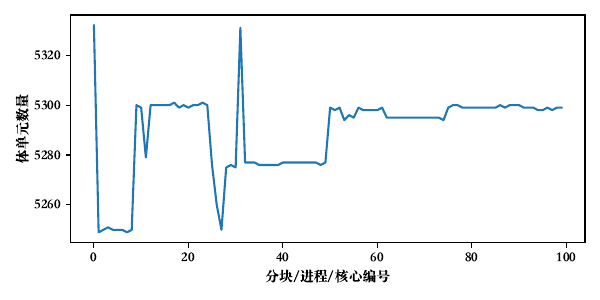

This chart was generated by the following Python code:
#!/usr/bin/env python3

import numpy as np
from matplotlib import pyplot as plt
plt.rcParams['font.sans-serif'] = ['Songti SC']

if __name__ == '__main__':
  parts = np.linspace(0, 99, 100)
  cells = np.array([
    5332, 5249, 5250, 5251, 5250, 5250, 5250, 5249, 5250, 5300,
    5299, 5279, 5300, 5300, 5300, 5300, 5300, 5301, 5299, 5300,
    5299, 5300, 5300, 5301, 5300, 5276, 5260, 5250, 5275, 5276,
    5275, 5331, 5277, 5277, 5277, 5276, 5276, 5276, 5276, 5276,
    5277, 5277, 5277, 5277, 5277, 5277, 5277, 5277, 5276, 5277,
    5299, 5298, 5299, 5294, 5296, 5295, 5299, 5298, 5298, 5298,
    5298, 5299, 5295, 5295, 5295, 5295, 5295, 5295, 5295, 5295,
    5295, 5295, 5295, 5295, 5294, 5299, 5300, 5300, 5299, 5299,
    5299, 5299, 5299, 5299, 5299, 5299, 5300, 5299, 5300, 5300,
    5300, 5299, 5299, 5299, 5298, 5298, 5299, 5298, 5299, 5299])

  print(np.sum(cells), np.max(cells))
  print(np.sum(cells) / 100 / np.max(cells))

  plt.figure(figsize=(6,3))
  plt.plot(parts, cells)
  plt.xlabel("分块/进程/核心编号")
  plt.ylabel("体单元数量")
  plt.tight_layout()
  # plt.show()
  plt.savefig('./balance.pdf')
